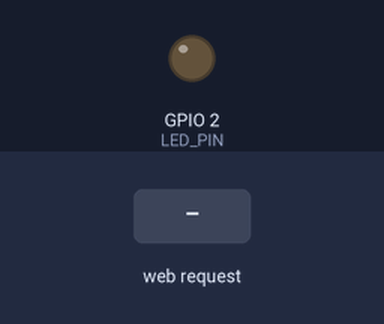
Bench run of a sketch on a simulated ESP32. On the bench: output pins drawn as LEDs (lit = HIGH). Inputs (shaded band) come from the test bench. WiFi joins after 1.5 s; servers stay silent unless stated; what the sketch prints to the serial monitor is not drawn.

Above: at 3.7 s.
3.8 s: HTTP request GET /on received
At 4.6 s:
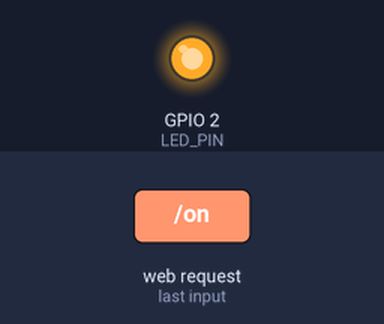
5.3 s: HTTP request GET /off received
At 5.7 s:
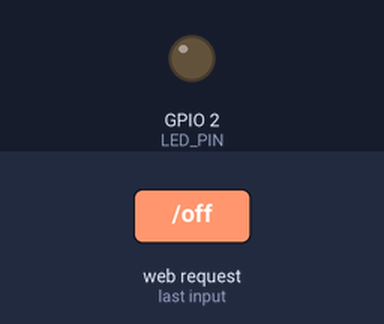
Timing chart, 0 to 8.3 s (numbered marks = the images above; inputs shaded):
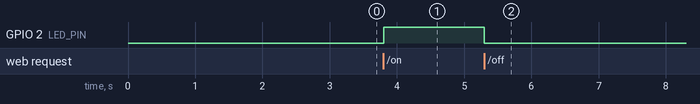

Measured:
- after the input at 3.8 s, GPIO 2 (LED_PIN): LOW → HIGH at once
- after the input at 5.3 s, GPIO 2 (LED_PIN): HIGH → LOW at once

The sketch:

10_web_server_led.ino
```cpp
#include <WiFi.h>
#include <WebServer.h>

const char* WIFI_SSID = "simonisdev";
const char* WIFI_PASSWORD = "khoanvn2";

const int LED_PIN = 2;

WebServer server(80);

bool ledOn = false;

void handleHome() {
    String html = "";

    html += "<!DOCTYPE html>";
    html += "<html>";
    html += "<head>";
    html += "<meta name='viewport' content='width=device-width, initial-scale=1'>";
    html += "<title>ESP32 LED Control</title>";
    html += "</head>";
    html += "<body style='font-family: Arial; text-align: center; margin-top: 40px;'>";
    html += "<h1>ESP32 Web Server</h1>";
    html += "<p>LED status: ";
    html += ledOn ? "ON" : "OFF";
    html += "</p>";
    html += "<p><a href='/on'><button style='font-size: 24px; padding: 12px 24px;'>Turn ON</button></a></p>";
    html += "<p><a href='/off'><button style='font-size: 24px; padding: 12px 24px;'>Turn OFF</button></a></p>";
    html += "</body>";
    html += "</html>";

    server.send(200, "text/html", html);
}

void handleLedOn() {
    ledOn = true;
    digitalWrite(LED_PIN, HIGH);

    Serial.println("LED turned ON from browser");

    server.sendHeader("Location", "/");
    server.send(303);
}

void handleLedOff() {
    ledOn = false;
    digitalWrite(LED_PIN, LOW);

    Serial.println("LED turned OFF from browser");

    server.sendHeader("Location", "/");
    server.send(303);
}

void setup() {
    Serial.begin(115200);
    delay(1000);

    pinMode(LED_PIN, OUTPUT);
    digitalWrite(LED_PIN, LOW);

    Serial.println("ESP32 Web Server LED demo started");
    Serial.print("Connecting to: ");
    Serial.println(WIFI_SSID);

    WiFi.mode(WIFI_STA);
    WiFi.begin(WIFI_SSID, WIFI_PASSWORD);

    while(WiFi.status() != WL_CONNECTED) {
        Serial.print(".");
        delay(500);
    }

    Serial.println();
    Serial.println("Wi-Fi connected!");
    Serial.print("Open this URL in your browser: http://");
    Serial.println(WiFi.localIP());

    server.on("/", handleHome);
    server.on("/on", handleLedOn);
    server.on("/off", handleLedOff);

    server.begin();

    Serial.println("Web Server Started!");
}

void loop() {
  server.handleClient();
}
```
